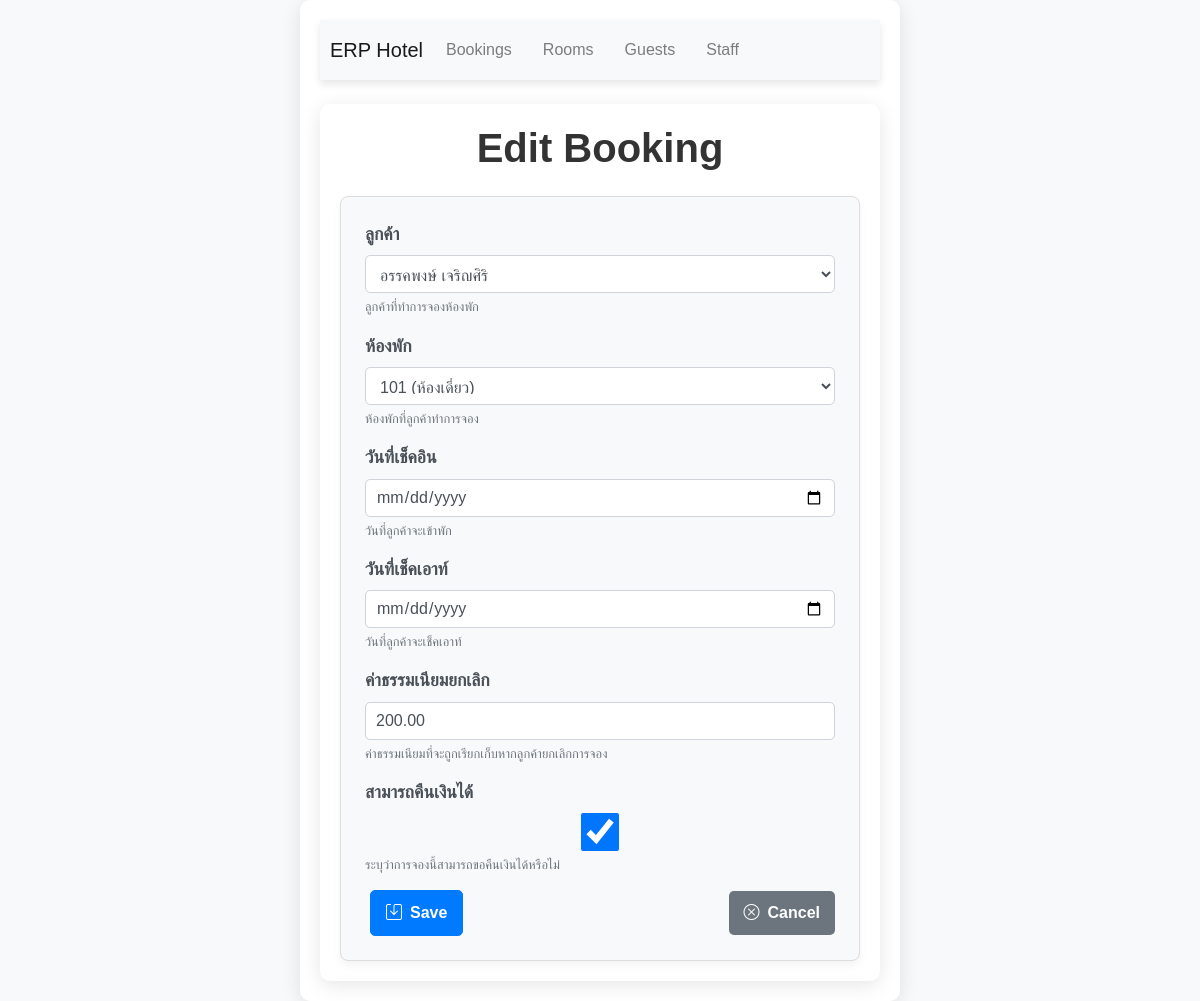
Page /bookings/3/edit/ on the committed database.
### bookings/models.py (models this page shows, shortened)
class Booking(models.Model):
    guest = models.ForeignKey("guests.Guest", on_delete=models.CASCADE, verbose_name=_("ลูกค้า"), help_text=_("ลูกค้าที่ทำการจองห้องพัก"))
    room = models.ForeignKey("rooms.Room", on_delete=models.CASCADE, verbose_name=_("ห้องพัก"), help_text=_("ห้องพักที่ลูกค้าทำการจอง"))
    check_in = models.DateField(verbose_name=_("วันที่เช็คอิน"), help_text=_("วันที่ลูกค้าจะเข้าพัก"))
    check_out = models.DateField(verbose_name=_("วันที่เช็คเอาท์"), help_text=_("วันที่ลูกค้าจะเช็คเอาท์"))
    cancellation_fee = models.DecimalField(max_digits=10, decimal_places=2, default=0.00, validators=[MinValueValidator(0)], verbose_name=_("ค่าธรรมเนียมยกเลิก"), help_text=_("ค่าธรรมเนียมที่จะถูกเรียกเก็บหากลูกค้ายกเลิกการจอง"))
    refundable = models.BooleanField(default=True, verbose_name=_("สามารถคืนเงินได้"), help_text=_("ระบุว่าการจองนี้สามารถขอคืนเงินได้หรือไม่"))
    created_at = models.DateTimeField(auto_now_add=True, verbose_name=_("สร้างเมื่อ"), help_text=_("วันที่และเวลาที่บันทึกการจอง"))
    updated_at = models.DateTimeField(auto_now=True, verbose_name=_("แก้ไขเมื่อ"), help_text=_("วันที่และเวลาที่มีการแก้ไขข้อมูลล่าสุด"))
    history = HistoricalRecords()
    class Meta:
        verbose_name = _("การจอง")
        verbose_name_plural = _("การจอง")
        ordering = ["-created_at"]
        constraints = [models.CheckConstraint(check=models.Q(check_out__gt=models.F("check_in")), name="check_out_gt_check_in")]
        indexes = [models.Index(fields=["guest"]), models.Index(fields=["room"])]

### bookings/views.py (the view)
# urls.py: path('bookings/<int:pk>/edit/', views.booking_edit, name='booking_edit'),
def booking_edit(request, pk):
    booking = get_object_or_404(Booking, pk=pk)
    if request.method == "POST":
        form = BookingForm(request.POST, instance=booking)
        if form.is_valid():
            form.save()
            return redirect('booking_detail', pk=booking.pk)
        else:
            print(form.errors)  # เพิ่มการตรวจสอบข้อผิดพลาดของฟอร์ม
    else:
        form = BookingForm(instance=booking)
    return render(request, 'booking_form.html', {'form': form})

### bookings/forms.py
class BookingForm(forms.ModelForm):
    class Meta:
        model = Booking
        fields = ['guest', 'room', 'check_in', 'check_out', 'cancellation_fee', 'refundable']
        widgets = {
            'guest': forms.Select(attrs={'placeholder': 'Select a guest'}),
            'room': forms.Select(attrs={'placeholder': 'Select a room'}),
            'check_in': forms.DateInput(attrs={'type': 'date', 'placeholder': 'Choose check-in date'}),
            'check_out': forms.DateInput(attrs={'type': 'date', 'placeholder': 'Choose check-out date'}),
            'cancellation_fee': forms.NumberInput(attrs={'placeholder': 'Enter cancellation fee'}),
            'refundable': forms.CheckboxInput(attrs={'placeholder': 'Refundable'}),
        }

### guests/models.py (called while the page is built)
    def __str__(self): return self.full_name

### rooms/models.py (called while the page is built)
    def __str__(self):
        return f"{self.number} ({self.type})"

### bookings/templates/booking_form.html (shortened to what this page needs)
{% extends 'base_generic.html' %}
{% load static widget_tweaks %}
{% block content %}
    <link rel="stylesheet" href="{% static 'css/booking_form.css' %}">
    <div class="container mt-4">
        <h1 class="mb-4">{% if form.instance.pk %}Edit Booking{% else %}New Booking{% endif %}</h1>
        <form method="post">
            <div class="card p-4">
                <div class="form-group mb-3">
                    <label for="{{ form.guest.id_for_label }}" class="form-label">{{ form.guest.label }}</label>
                    {{ form.guest|add_class:"form-control" }}
                    {% if form.guest.help_text %}
                        <small class="form-text text-muted">{{ form.guest.help_text }}</small>
                    {% endif %}
                </div>
                <div class="form-group mb-3">
                    <label for="{{ form.room.id_for_label }}" class="form-label">{{ form.room.label }}</label>
                    {{ form.room|add_class:"form-control" }}
                    {% if form.room.help_text %}
                        <small class="form-text text-muted">{{ form.room.help_text }}</small>
                    {% endif %}
                </div>
                <div class="form-group mb-3">
                    <label for="{{ form.check_in.id_for_label }}" class="form-label">{{ form.check_in.label }}</label>
                    {{ form.check_in|add_class:"form-control" }}
                    {% if form.check_in.help_text %}
                        <small class="form-text text-muted">{{ form.check_in.help_text }}</small>
                    {% endif %}
                </div>
                <div class="form-group mb-3">
                    <label for="{{ form.check_out.id_for_label }}" class="form-label">{{ form.check_out.label }}</label>
                    {{ form.check_out|add_class:"form-control" }}
                    {% if form.check_out.help_text %}
                        <small class="form-text text-muted">{{ form.check_out.help_text }}</small>
                    {% endif %}
                </div>
                <div class="form-group mb-3">
                    <label for="{{ form.cancellation_fee.id_for_label }}" class="form-label">{{ form.cancellation_fee.label }}</label>
                    {{ form.cancellation_fee|add_class:"form-control" }}
                    {% if form.cancellation_fee.help_text %}
                        <small class="form-text text-muted">{{ form.cancellation_fee.help_text }}</small>
                    {% endif %}
                </div>
                <div class="form-group mb-3">
                    <label for="{{ form.refundable.id_for_label }}" class="form-label">{{ form.refundable.label }}</label>
                    {{ form.refundable|add_class:"form-control" }}
                    {% if form.refundable.help_text %}
                        <small class="form-text text-muted">{{ form.refundable.help_text }}</small>
                    {% endif %}
                </div>
                <div class="d-flex justify-content-between">
                    <button type="submit" class="btn btn-primary">
                        <i class="bi bi-save"></i> Save
                    </button>
                    <a href="{% url 'booking_list' %}" class="btn btn-secondary">
                        <i class="bi bi-x-circle"></i> Cancel
                    </a>
                </div>
            </div>
        </form>
    </div>
{% endblock %}

### bookings/static/css/styles.css (style rules this page uses)
body { font-family: 'Arial', sans-serif; background-color: #f8f9fa; margin: 0; padding: 0; }
.container { max-width: 900px; margin: 0 auto; padding: 20px; }
h1 { font-size: 2rem; color: #343a40; margin-bottom: 20px; }
.btn { margin-left: 5px; }
.btn i { margin-right: 5px; }
.btn-primary { background-color: #007bff; border-color: #007bff; }
.card { border: none; box-shadow: 0 4px 6px rgba(0, 0, 0, 0.1); border-radius: 8px; transition: box-shadow 0.3s ease; }

### bookings/static/css/booking_form.css (style rules this page uses)
.container { max-width: 600px; margin: 0 auto; padding: 20px; background-color: #ffffff; border-radius: 10px; box-shadow: 0 4px 20px rgba(0, 0, 0, 0.1); }
h1 { font-size: 2.5rem; font-weight: bold; color: #333; margin-bottom: 1.5rem; text-align: center; }
.card { border: 1px solid #ddd; border-radius: 8px; box-shadow: 0 4px 10px rgba(0, 0, 0, 0.05); padding: 20px; background-color: #f8f9fa; transition: box-shadow 0.3s ease; }
.form-group label { font-weight: bold; font-size: 1.1rem; color: #495057; margin-bottom: 8px; display: inline-block; }
.form-control { font-size: 1rem; padding: 10px; border-radius: 5px; border: 1px solid #ced4da; transition: border-color 0.3s ease, box-shadow 0.3s ease; }
.btn { font-size: 1rem; padding: 10px 15px; border-radius: 5px; font-weight: bold; display: inline-flex; align-items: center; justify-content: center; transition: background-color 0.3s ease, transform 0.2s ease; }
.btn i { margin-right: 8px; }
.btn-secondary { background-color: #6c757d; border: none; color: white; }
.mb-3 { margin-bottom: 1.5rem; }
.d-flex { align-items: center; gap: 10px; }
.container { animation: fadeIn 0.5s ease-in-out; }

### rows in the picture
Booking: guest "อรรคพงษ์ เจริญศิริ", room "101 (ห้องเดี่ยว)", cancellation_fee "200.00", refundable "☑"
